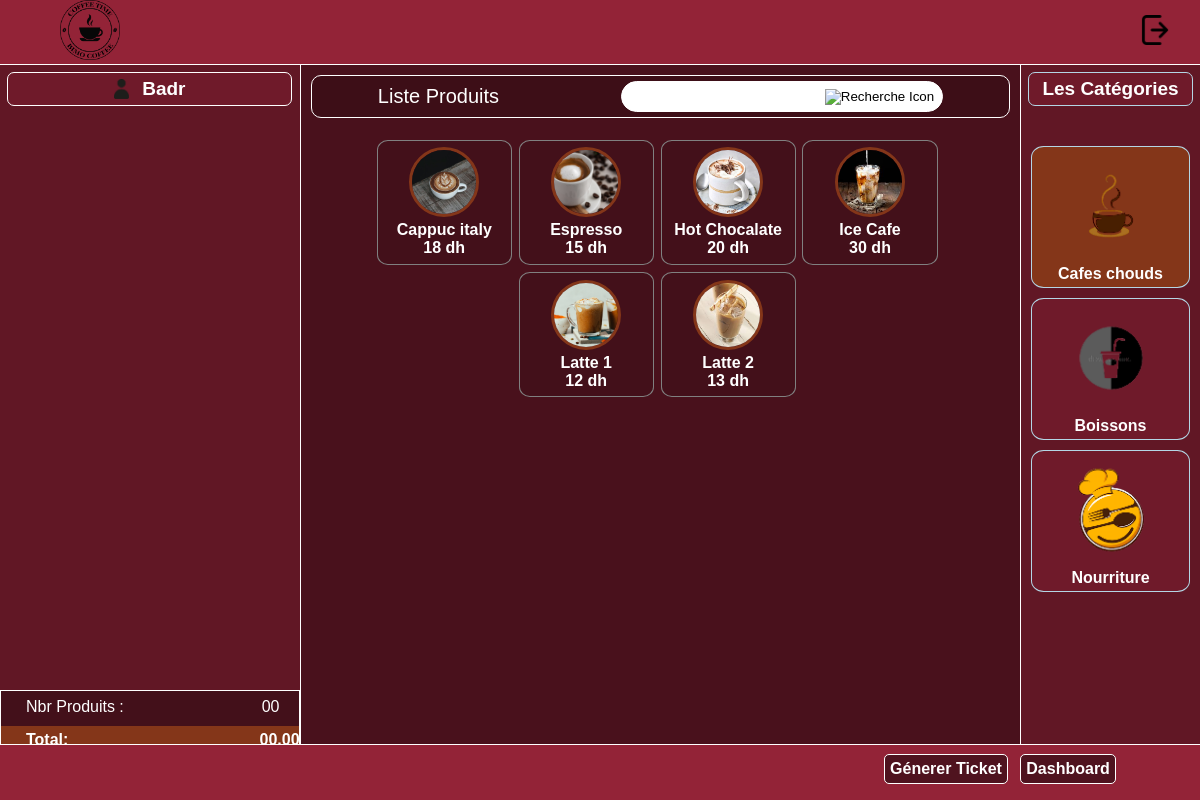
The app's page /partitions/gene-ticket.php (signed in) with its own data.
### tables this page shows
CREATE TABLE `cafe` (
  `Logo` varchar(255) DEFAULT NULL,
  `Brand` varchar(255) DEFAULT NULL,
  `Adresse` varchar(255) DEFAULT NULL,
  `Ville` varchar(255) DEFAULT NULL,
  `Telephone_Cafe` varchar(255) DEFAULT NULL,
  `Nb_Tickets` int(255) DEFAULT NULL
);

CREATE TABLE `produits` (
  `id_Prod` int(255) NOT NULL,
  `Label` varchar(255) DEFAULT NULL,
  `Prix` double DEFAULT NULL,
  `Photo` varchar(255) DEFAULT NULL,
  `Nb_Commande` int(255) DEFAULT NULL,
  `id_categorie` int(255) DEFAULT NULL
);

CREATE TABLE `categories` (
  `id_Categorie` int(255) NOT NULL,
  `Label` varchar(255) DEFAULT NULL,
  `Nb_Produits` int(255) DEFAULT NULL,
  `photo` varchar(255) DEFAULT NULL
);

### partitions/gene-ticket.php (the view, shortened to what this page needs)
<?php
include('../actions/connect.php');
$sql = "select * from `cafe`";
$result = $conn->query($sql);
if ($result->num_rows > 0) {
    while($row = $result->fetch_assoc()){
        $logo = $row['Logo'];
    }
}
?>
<!DOCTYPE html>
<html lang="en">
<head>
    <link rel="stylesheet" href="../js-css/gene-ticket.css">
</head>
<body onload="categorie('cat1')">
    <header>
        <img src="../imgs/<?php echo $logo ;?>" alt="logo cafe" width="60px">
        <span onclick="document.getElementById('logout').submit()" >
        <img src="../imgs/logout.png" alt="logout" width="30px">
        </span>
    </header>
    <div class="content">
        <div class="choix">
            <div class="caissier">
                <img src="../imgs/user.png" alt="caissier" width="15px">
                <span><?php echo $_SESSION['username']; ?></span>
            </div>
            <br><br>
            <div class="bilan">
                <div class="part1">
                    <p>Nbr Produits :</p>&nbsp;&nbsp;&nbsp;&nbsp;&nbsp;&nbsp;&nbsp;&nbsp;&nbsp;&nbsp;&nbsp;&nbsp;&nbsp;&nbsp;&nbsp;&nbsp;&nbsp;&nbsp;&nbsp;&nbsp;&nbsp;&nbsp;&nbsp;&nbsp;&nbsp;&nbsp;&nbsp;&nbsp;&nbsp;&nbsp;&nbsp;
                    <p id="nbr-produits">00</p>
                </div>
                <div class="part2">
                    <p>Total:</p>
                    <p id="global-total">00.00</p>
                </div>
            </div>
        </div>
        <div class="produits">
            <div class="head">
                <p>Liste Produits</p>
                <div class="rechercher">
                    <input type="text" id="rechercher" onkeyup="rechercher()">
                    <button><img src="../imgs/chercher.png" alt="Recherche Icon" width="30px"></button>
                </div>
            </div>
            <div class="produit" id="produits">
                <div class="pcat" id="pcat1">
                    <?php
                        $sql = "select * from produits where id_categorie=1";
                        $result = $conn->query($sql);
                        if ($result->num_rows > 0) {
                            $i=1 ;
                        while($row = $result->fetch_assoc()) {
                        $data = $row['id_categorie']*10 + $i;
                        $labelle = $row['Label'] ;
                    ?>
                    <div class="prod" id="<?php echo $labelle;?>"<?php echo'onclick="ajouter('.$data.')"';?>>
                        <img src="../imgs/<?php echo $row['Photo'];?>" alt="prod" width="70px">
                        <p id="label<?php echo $data;?>"><?php echo $row['Label'];?></p>
                        <p id="prix<?php echo $data;?>"><?php echo $row['Prix'];?> dh</p>
                    </div>
                <?php $i++; }}?>
                </div>
            </div>
        </div>
        <div class="categories">
            <p>Les Catégories</p>
            <div class="cat">
            <?php
                $sql = "select * from categories";
                $result = $conn->query($sql);
                if ($result->num_rows > 0) {
                    while($row = $result->fetch_assoc()) {
                        ?>
                        <div class="catn" id="cat<?php echo $row['id_Categorie'];?>" onclick="categorie('cat<?php echo $row['id_Categorie'];?>')">
                            <img src="../imgs/<?php echo $row['photo'];?>" alt="categorie <?php echo $row['Label'];?>" width="110px">
                            <h4><?php echo $row['Label'];?></h4>
                        </div>
                        <?php
                    }
                }
            ?>
            </div>
        </div>
    </div>
    <footer>
        <button id="generer" onclick="pushTicket()">Génerer Ticket</button>
        <button id="dashboard" onclick="window.location='dash.php'">Dashboard</button>
    </footer>
</body>
</html>

### js-css/gene-ticket.css (style rules this page uses)
* { margin: 0; padding: 0; outline: 0; box-sizing: border-box; }
body { color: black; font-family: Arial, Helvetica, sans-serif; background-color: #611725; }
header { padding-left: 5%; background-color: #932337; align-items: center; border-bottom: white solid 1.5px; }
header span { color: white; float: right; margin-right: 30px; margin-bottom: 10px; margin-top: 15px; }
.content { background-color: #611725; display: flex; flex-wrap: wrap; }
.choix { width: 25%; height:100%; background-color: #611725; }
.choix .caissier { color: white; border: solid 1.5px #ffffff; background-color: #6f1a2a; border-radius: 7px; width: 95%; padding: 5px; margin: 7px; display: flex; justify-content: center; text-align: center; align-items: center; }
.choix .caissier img { margin-right: 5%; }
.choix .caissier span { font-size: 19px; font-weight: 700; }
.bilan { color: white; position: fixed; background-color: #43101a; border: white; padding-top: 7px ; border: white solid 1.5px; width: inherit; bottom: 45px; }
.bilan .part1 { display: flex; margin-bottom: 10px; padding-left: 25px; }
.bilan .part2 { font-size: 16px; font-weight: 700; color: #ffffff; background-color: #843619; padding-left: 25px; padding-top: 5px; padding-bottom: 5px; display: flex; }
.produits { width: 60%; background-color: #49111c; min-height: 700px; border-left: white solid 1px; }
.produits .head { color: white; padding: 5px; border: solid 1px #ffffff; margin: 10px; display: flex; justify-content: space-around; align-items: center; background-color: #3d0e17; border-radius: 10px; }
.produits .head button { border: none; background-color: #49111c; }
.produits .head p { font-size: 20px; font-weight: 500; }
.produits .head .rechercher { display: flex; justify-content: center; align-items: center; border: solid white 1px; border-radius: 50px; background-color: white; }
.produits .head .rechercher input { background-color: #ffffff; padding: 7px; border: none; margin-left: 10px; }
.produits .head .rechercher img { height: 20px; width: 20px; }
.produits .head .rechercher button { background-color: #ffffff; padding: 2px; margin-right: 6px; border-radius: 50%; cursor: pointer; }
.produits .pcat { display: flex; flex-wrap: wrap; margin: 3%; justify-content: center; text-align: center; align-items: center; }
.produits .pcat .prod { justify-content: center; text-align: center; align-items: center; width: 20%; border : solid 1px gray ; border-radius: 8%; padding: 1%; height: fit-content; margin-right: 1%; margin-bottom: 1%; background-color: #43101a; }
.produits .pcat .prod p { color: white; font-weight: 700; }
.produits .pcat .prod img { border: solid 3px #843619; border-radius: 50%; }
.categories { width: 15%; background-color: #611725; border-left: rgb(255, 255, 255) solid 1px; }
.categories p { padding: 5px; border: solid 0.5px #b4d6e5; margin: 7px; text-align: center; color:white; font-size: 19px; font-weight: 600; background-color: #6f1a2a; border-radius: 7px; margin-bottom: 40px; }
.categories .cat .catn { margin: 10px ; color: white; border: solid 1px #b4d6e5; border-radius: 8%; padding: 4px; box-shadow: #748991; text-align: center; justify-content: center; align-items: center; }
#cat1 { background-color: #f20c0c; }
.categories .cat .catn img { padding: 0; }
.categories .cat .catn h4 { text-align: center; }
footer { height: 7%; position: fixed; left: 0; bottom: 0; width: 100%; text-align: center; background-color: #932337; border-top: white solid 1.5px; }
footer button { color: white; margin-top: 8.5px; border: solid 1.2px #ffffff; padding: 5px; border-radius: 5px; font-size: 16px; font-weight: 600; background-color: #4f131f; margin-left: 8px; }
#generer { margin-left: 800px; }

### records on screen
cafe: Logo (picture)
produits: Photo (picture), Label "Cappuc italy", Prix "18"
produits: Photo (picture), Label "Espresso", Prix "15"
produits: Photo (picture), Label "Hot Chocalate", Prix "20"
produits: Photo (picture), Label "Ice Cafe", Prix "30"
produits: Photo (picture), Label "Latte 1", Prix "12"
produits: Photo (picture), Label "Latte 2", Prix "13"
categories: photo (picture), Label "Cafes chouds"
categories: photo (picture), Label "Boissons"
categories: photo (picture), Label "Nourriture"

### other values on screen
$_SESSION['username'] "Badr"
